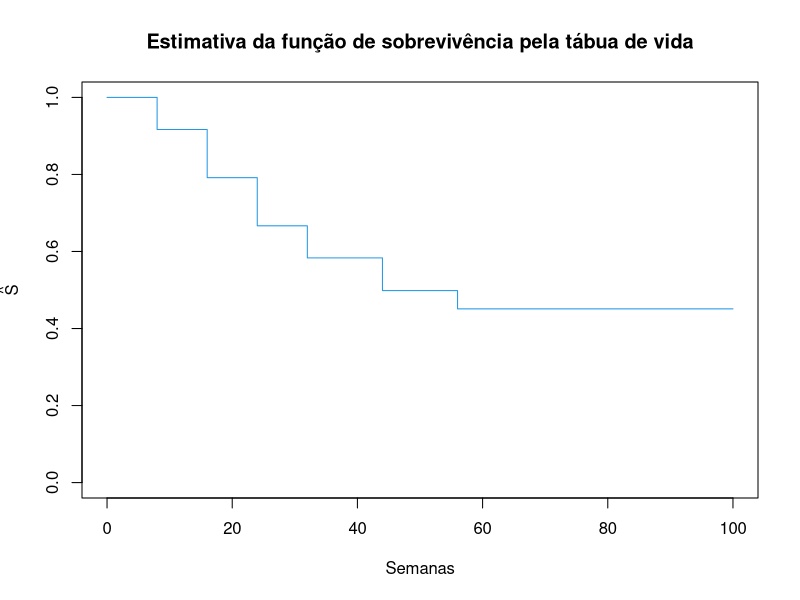
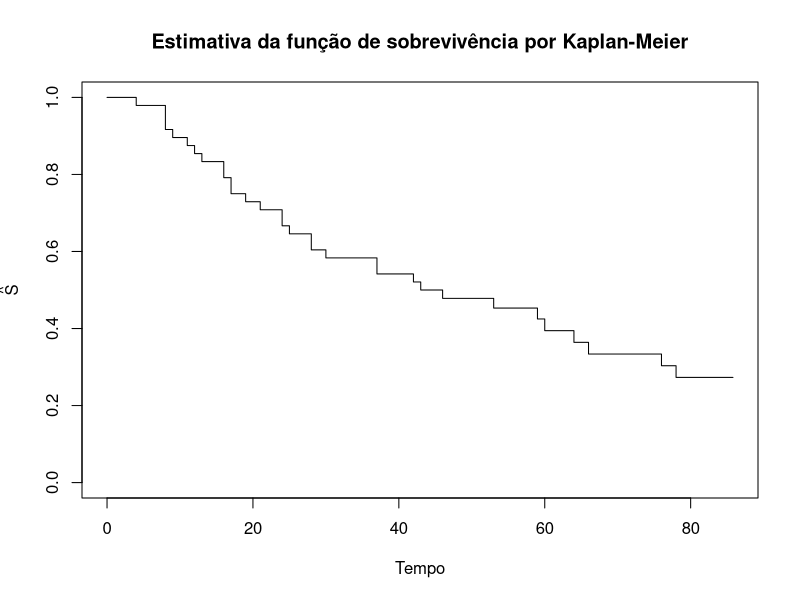
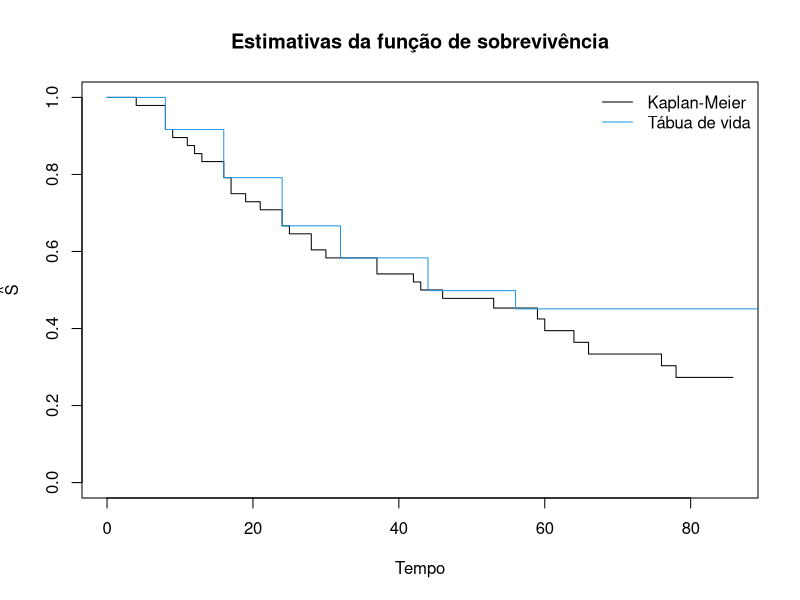
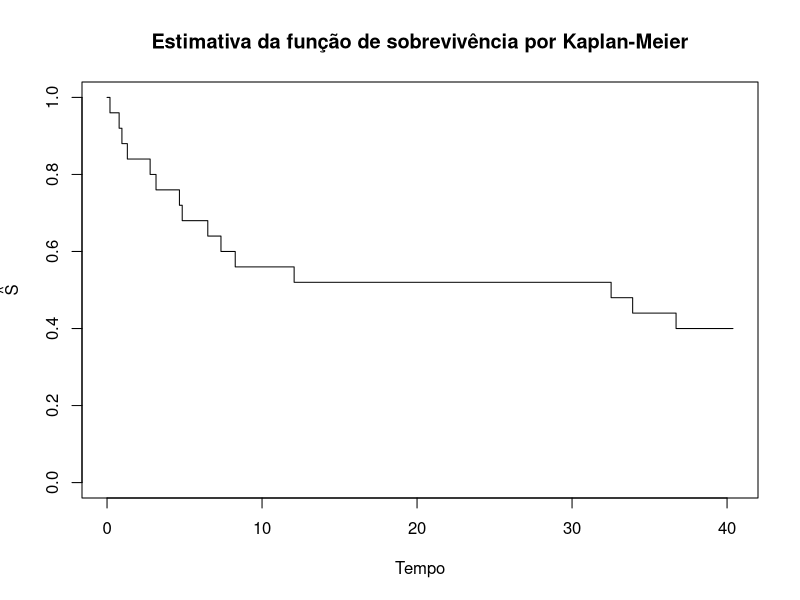
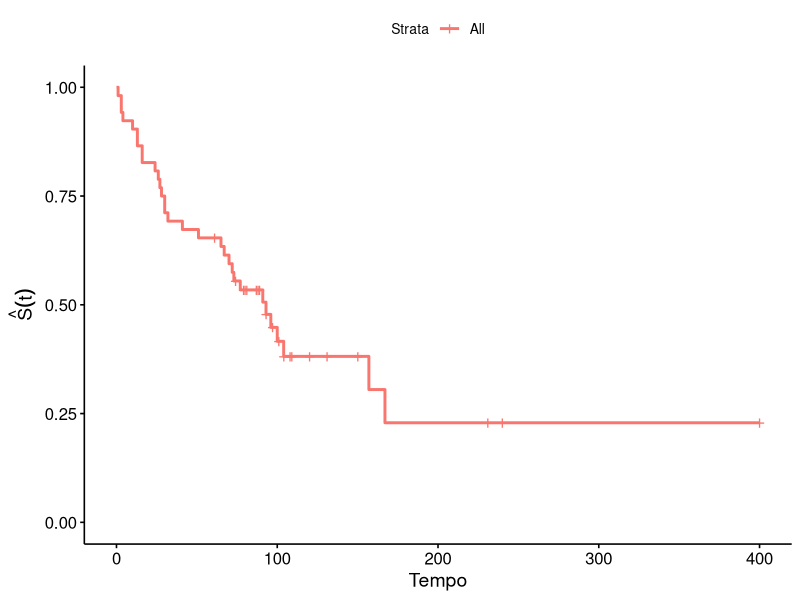
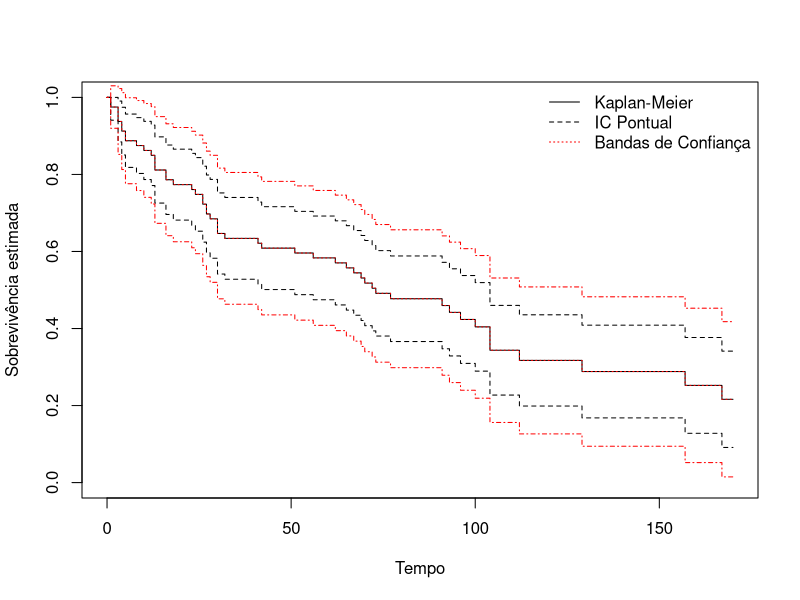
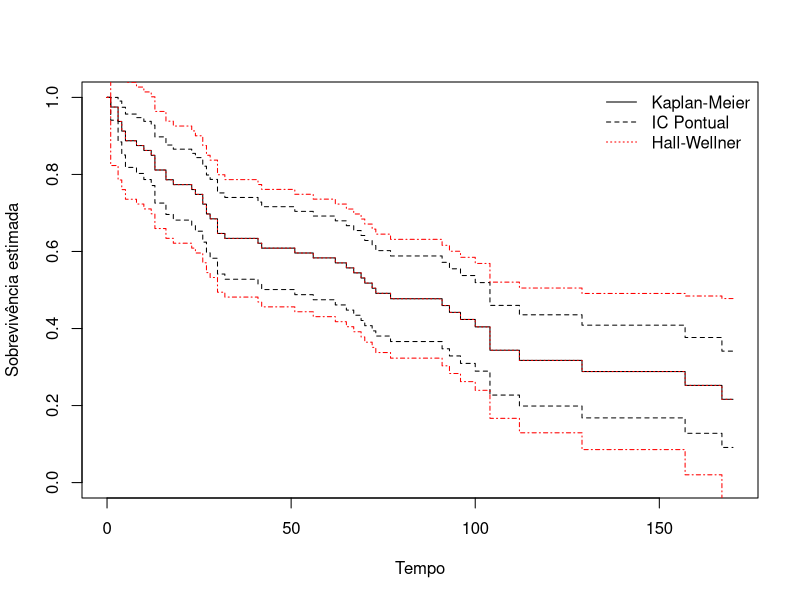
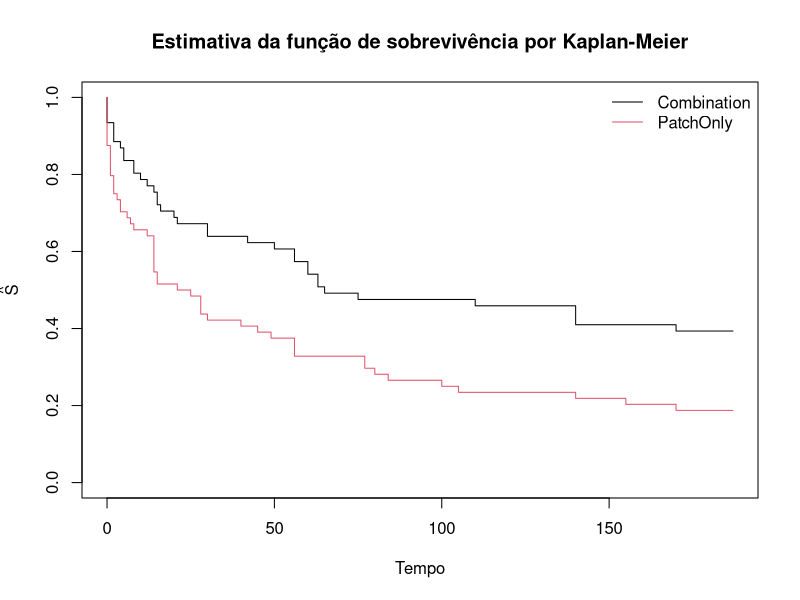

The R script that drew these images, in order: (Note: this script raises an error after producing the figures.)
## ---- chunk 1
knitr::opts_chunk$set(warning=FALSE, 
                      # fig.dim = c(5,5),
                      # out.height = '40%',
                      # fig.align = 'center',
                      message=FALSE
                      )

library(tidyverse)
library(ggplot2)
library(knitr)
library(readr)
library(dplyr)


## ---- chunk 2
# QUESTAO 3a ----

dados_raw <- readr::read_csv2('data/Lista2-Xelox.csv')

# limites dos intervalos
breaks <- c(0,8,16,24,32,44,56, Inf)

tabua <- dados_raw %>% 
  mutate(
    # define as faixas
    intervalo = cut(timeWeeks, breaks=breaks, right=TRUE, include.lowest = T),
    i = as.integer(intervalo)
  ) %>% 
  group_by(intervalo, i) %>% 
  summarise(
    # numero de falhas no intervalo
    d = sum(delta),
    # numero de censuras no intervalo
    w = sum(1-delta)
  ) %>% 
  ungroup() %>% 
  mutate(
    # numero de obs em risco, que nao falharam até o fim do intervalo anterior
    n_estrela = sum(d+w) - cumsum(d+w) +w+d,
    # corrigindo o numero de ind. em risco
    n = n_estrela - w/2,
    # prop. de falhas no intervalo
    q_hat = d/n,
    # na tabua de vida, a estimativa de S do 1o intervalo = 1
    # depois o produtorio acumulado dos p_i
    s_hat = c(1, cumprod(1 - q_hat)[-n()])
  )


## ---- chunk 3
tabua %>%
  kable(
    caption = "Estimativas da tábua de vida.", 
    col.names = c(
      "Semanas","$i$","$d_i$","$w_i$",
      "$n*$","$n$", 
      "$q_i$",
      "$\\hat{S}(t)$"))


## ---- chunk 4
x = rep(breaks, each=2)[2:15]
x[length(x)] <- 100 # substitui infinito
y = rep(tabua$s_hat, each=2)

plot(x, y, type="l", col=4, xlab="Semanas", ylab=expression(hat(S)),ylim = c(0,1),
     main = "Estimativa da função de sobrevivência pela tábua de vida", cex=.6)


## ---- chunk 5
# QUESTAO 3b ----

# vamos criar uma funcao para calcular as estimativas de Kaplan-Meier
estimar_km <- function(dados, tempo, delta) {
  dados %>%
    # agrupa para cada tempo unico
    group_by(t={{ tempo }}) %>%
    # numero de eventos e censuras em cada t
    summarise(d = sum({{ delta }}), w=sum(1-{{ delta }})) %>% 
    ungroup() %>% 
    mutate(
      # numero de individuos vivos até antes de cada instante t
      Y = sum(d+w) - (cumsum(d+w) - (d+w)),
      # estimate of the conditional probability that an individual who survives 
      # to just prior to time ti experiences the event at time ti
      q = d/Y,
      # estimate of surv function
      s_hat = cumprod(1 - q)
    ) %>% 
    filter(d!=0)
}

tabela_km <- function(estimativa_km, caption="Estimativas de Kaplan-Meier.",
                      col.names = c("Tempo","$d_i$","$w_i$","$Y_i$", 
                                    "$q_i=d_i/Y_i$", "$\\hat{S}(t)$"), 
                      ...) {
  estimativa_km %>% kable(caption=caption, col.names=col.names, ...)
}

# calcula estimativas
estimativas <- dados_raw %>% estimar_km(timeWeeks, delta)


## ---- chunk 6
estimativas %>% tabela_km()

## ---- chunk 7
plot_km <- function(
  estimativa_km, x_max=NULL, type="l", col=1, xlab="Tempo",
  ylab=expression(hat(S)),ylim = c(0,1),
  main = "Estimativa da função de sobrevivência por Kaplan-Meier", cex=.6, add=FALSE) {
  
  if(is.null(x_max)){
    x_max <- max(estimativa_km$t) * 1.10
  }
  
  x_km <- c(0, rep(estimativa_km$t, each=2), x_max)
  y_km <- c(1, 1, rep(estimativa_km$s_hat, each=2))
  
  if(add){
    lines(x_km, y_km, type=type, col=col, xlab=xlab, ylab=ylab, 
       ylim=ylim, main=main, cex=cex)
  }else{
    plot(x_km, y_km, type=type, col=col, xlab=xlab, ylab=ylab, 
       ylim=ylim, main=main, cex=cex)
  }
  
}

plot_km(estimativas)

## ---- chunk 8
# QUESTAO 3c ----
plot_km(estimativas,main = "Estimativas da função de sobrevivência")
lines(x, y, type="l", col=4)
legend("topright",legend=c("Kaplan-Meier","Tábua de vida"),lty = c(1, 1),
       col = c(1,4), bty="n")


## ---- chunk 9
# QUESTAO 5a ----

# dados
dados <- tibble(
  t = c(0.19, 0.78, 0.96, 1.31, 2.78, 3.16, 4.67, 4.85, 
        6.50, 7.35, 8.27, 12.07, 32.52, 33.91, 36.71),
  delta = 1
  ) %>% 
  # censuras
  add_row(t= rep(36.71, 10), delta = 0)

estimativas <- estimar_km(dados, t, delta)


## ---- chunk 10
estimativas %>% tabela_km()


## ---- chunk 11
estimativas %>% plot_km()


## ---- chunk 12
# QUESTAO 5b ----

t0 = 12.07
t1 = 32.52
s0 = estimativas$s_hat[which(estimativas$t==t0)]
s1 = estimativas$s_hat[which(estimativas$t==t1)]

s=0.5
t_mediano = t0 + (t1-t0)*(s-s0)/(s1-s0)
t_mediano


## ---- chunk 13
# QUESTAO 5c ----

t0 = 1.31
t1 = 2.78
s0 = estimativas$s_hat[which(estimativas$t==t0)]
s1 = estimativas$s_hat[which(estimativas$t==t1)]

# do item anterior:
#  t(s) = t0 + (t1-t0)*(s-s0)/(s1-s0)
# então s(t):
#  s = (t-t0)*(s1-s0)/(t1-t0) + s0
t=2
s_hat = (t-t0)*(s1-s0)/(t1-t0) + s0
c(s_hat, 1-s_hat)


## ---- chunk 14
var_hat <- estimativas %>% filter(t<2) %>% 
  summarise(
    a = (!!s_hat)^2 * sum(d/(Y*(Y-d))) 
  ) %>% pull()
var_hat


## ---- chunk 15
z <-  qnorm(0.95) # 1 - (1-gamma)/2
round(c((1-s_hat) - z * sqrt(var_hat), (1-s_hat) + z * sqrt(var_hat)), 3)
## ---- chunk 16
# QUESTAO 6 ----
# QUESTAO 6a ----
library(survival)
library(survminer)
q6 = read.table('data/Lista2_cancerLingua.txt')
colnames(q6) = c('perfil','tempo','delta')
q6_df = q6 %>% filter(perfil == 1)
## ---- chunk 17
q6_km = survfit(Surv(tempo, delta) ~ 1,type = 'kaplan-meier', data = q6_df )
summary(q6_km)
## ---- chunk 18
ggsurvplot(q6_km,q6_df, conf.int = FALSE)+
  labs(x="Tempo", y=expression(hat(S)(t)))
## ---- chunk 19
# QUESTAO 6c ----
library("km.ci")
out <- km.ci(q6_km, conf.level=0.95,  method="linear")
summary(out)
## ---- chunk 20
# QUESTAO 6e ----
q6_km2<-survfit(Surv(q6$tempo, q6$delta)~1, conf.type='plain',type = "kaplan-meier")
out <- km.ci(q6_km2, conf.level=0.95,  method="epband") 
plot(q6_km2, xlab = "Tempo", ylab = "Sobrevivência estimada", ylim = c(0,1), xlim = c(0, 170))
lines(out, lty = 3, col = "red")
legend("topright", c("Kaplan-Meier", "IC Pontual", "Bandas de Confiança"),
       col = c("black", "black", "red"), lty = c(1,2,3), bty = "n")
## ---- chunk 21
# QUESTAO 6f ----
q6_km2<-survfit(Surv(q6$tempo, q6$delta)~1, conf.type='plain',type = "kaplan-meier")
library("km.ci")
out <- km.ci(q6_km2, conf.level=0.95,  method="hall-wellner") 
plot(q6_km2, xlab = "Tempo", ylab = "Sobrevivência estimada", ylim = c(0,1), xlim = c(0, 170))
lines(out, lty = 3, col = "red")
legend("topright", c("Kaplan-Meier", "IC Pontual", "Hall-Wellner"),
       col = c("black", "black", "red"), lty = c(1,2,3), bty = "n")
## ---- chunk 22
# QUESTAO 7 ----

dados_raw <- readr::read_csv('data/pharmacoSmoking.csv')

dados_grp <- dados_raw %>% group_by(grp) 
lst_dados <- dados_grp %>% group_split()
names(lst_dados) <- group_keys(dados_grp) %>% pull()

# calcula estimativas para cada grupo
lst_estimativas <- lst_dados %>% purrr::map(~estimar_km(., ttr, relapse)  )


## ---- chunk 23
tabela_km(lst_estimativas[["combination"]], 
          caption="Estimativas de Kaplan-Meier para combination.")
tabela_km(lst_estimativas[["patchOnly"]], 
          caption="Estimativas de Kaplan-Meier para patchOnly.")

## ---- chunk 24

plot_km(lst_estimativas[["combination"]])
plot_km(lst_estimativas[["patchOnly"]], col=2, add=T)

legend("topright",legend=c("Combination","PatchOnly"),lty = c(1, 1),
       col = c(1,2), bty="n")

## ---- chunk 25
# QUESTAO 7b ----

# install.packages(c("survival", "survminer"))
library(survival)
library(survminer)

# modelo
sfit <- survfit(Surv(ttr, relapse)~grp, data=dados_raw)

bind_rows(
  # teste de log rank
  surv_pvalue(sfit, method = "log-rank"),
  
  # usando Gehan-Breslow (Wilcoxon generalizado)
  surv_pvalue(sfit, method = "gehan-breslow"),
  
  # usando  Peto-Peto
  surv_pvalue(sfit, method = "S1"),
  
  # usando Fleming-Harrington(p=1, q=1)
  surv_pvalue(sfit, method = "FH_p=1_q=1"),
) %>% 
  dplyr::relocate(method) %>% 
  dplyr::select(-pval.txt)


## ---- chunk 26
# QUESTAO 7c ----

# modelo
sfit <- survfit(Surv(ttr, relapse)~grp+strata(employment), data=dados_raw)

ggsurvplot(sfit,dados_raw)+
  labs(x="Tempo", y=expression(hat(S)(t)))

## ---- chunk 27
survdiff(Surv(ttr, relapse)~grp+strata(employment), data=dados_raw)
